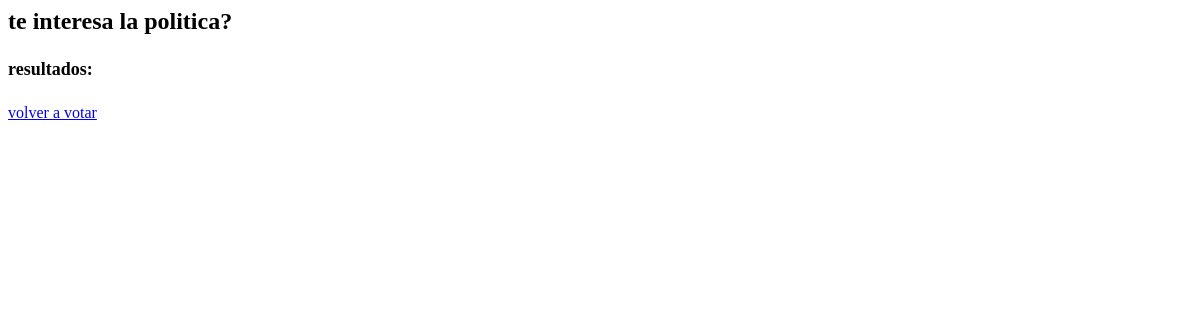
The app's page /encuesta/2/resultados/, older data.
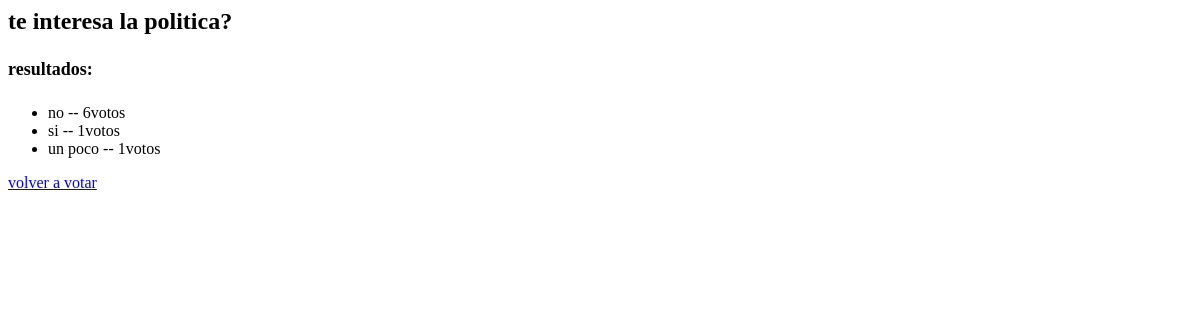
The same page, newer data.
### encuesta/models.py (models this page shows, shortened)
class Pregunta(models.Model):
    texto_pregunta = models.CharField(max_length=50)
    fecha_publicacion = models.DateField()

class Eleccion(models.Model):
    pregunta = models.ForeignKey(Pregunta, on_delete=models.CASCADE)
    eleccion_texto = models.CharField(max_length=50)
    votos = models.IntegerField(default=0)

### encuesta/views.py (the view)
# urls.py: path('<int:pk>/resultados/', views.ResultadosView.as_view(), name='resultados'),
class ResultadosView(generic.DetailView):
    model = Pregunta
    template_name = 'resultados.html'

### encuesta/templates/resultados.html
<h2>{{ pregunta.texto_pregunta }}</h2>
<h4 style="font-size: large;"> resultados: </h4>
<ul>
    {% for eleccion in pregunta.eleccion_set.all %}
    <li>
        {{ eleccion.eleccion_texto}} -- {{ eleccion.votos }}votos
    </li>
    {% endfor %}
</ul>
<a href="{% url 'encuesta:detail' pregunta.id %}">volver a votar</a>

Row changes from the older to the newer data that the page shows:
added Eleccion: eleccion_texto "no", votos "6"
added Eleccion: eleccion_texto "si", votos "1"
added Eleccion: eleccion_texto "un poco", votos "1"
